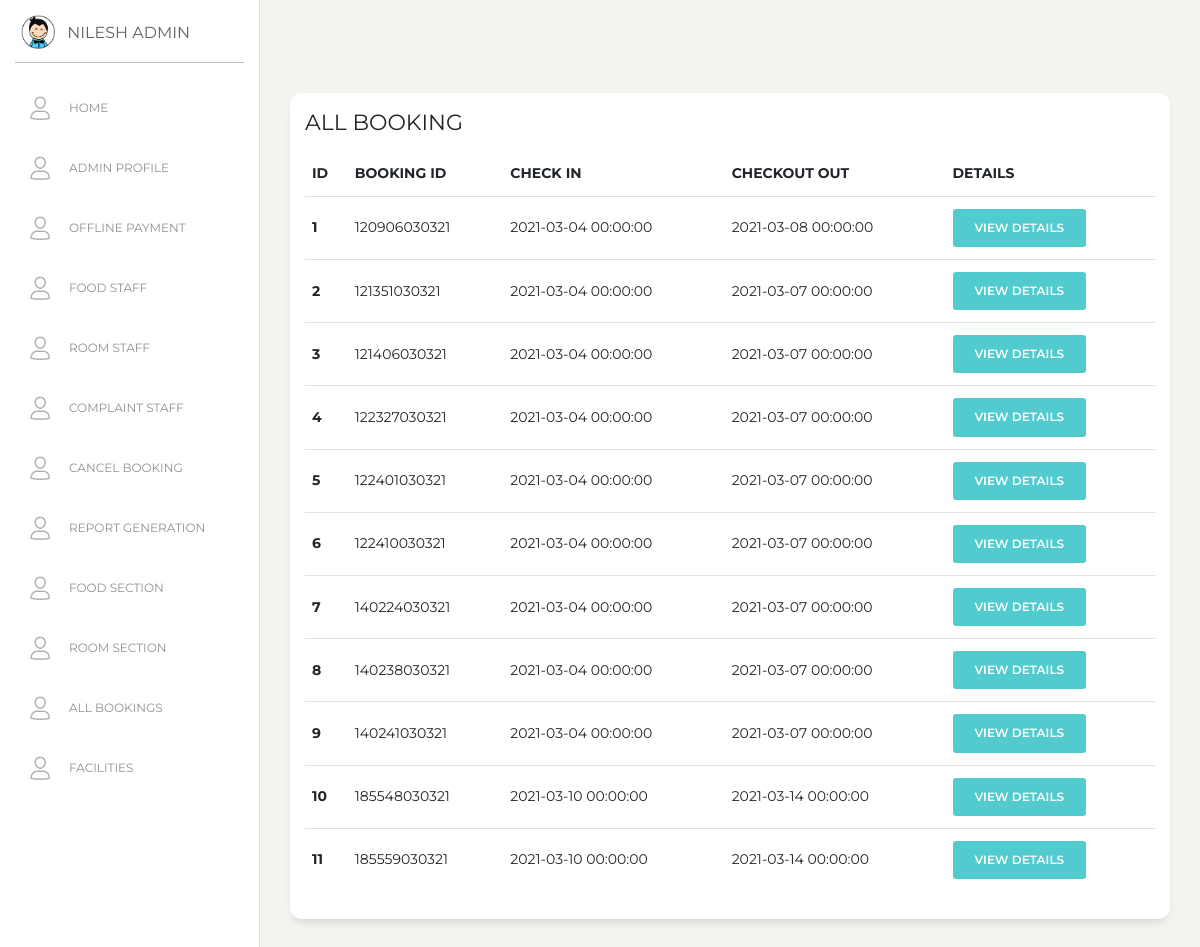
Before: /staff/allbookings.php (signed in) with the older database file.
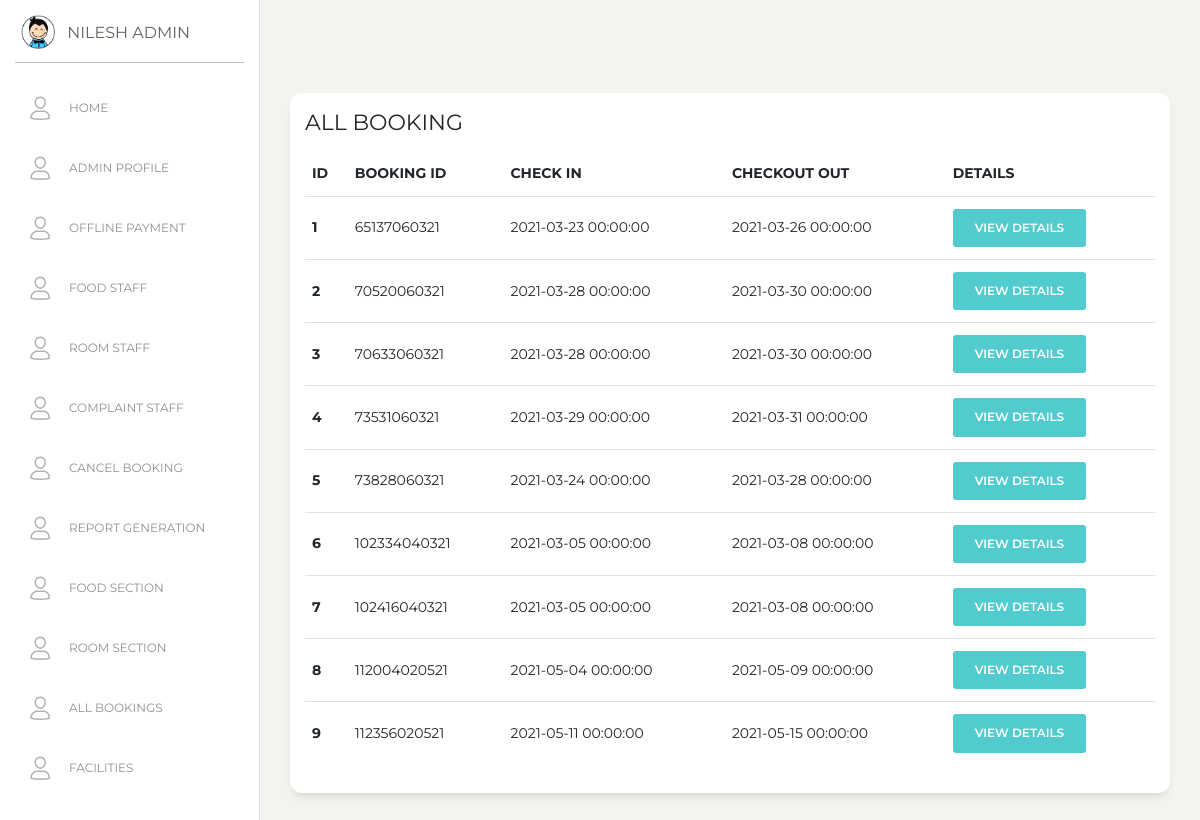
After: the same page with the newer database file.
### tables this page shows
CREATE TABLE `bookings` (
  `B_ID` bigint NOT NULL,
  `B_CHECK_IN_DATE` datetime NOT NULL,
  `B_CHECK_OUT_DATE` datetime NOT NULL,
  `NUM_OF_ADULT` int NOT NULL,
  `NUM_OF_CHILD` int NOT NULL,
  `B_CREATION_DATE` timestamp NOT NULL DEFAULT CURRENT_TIMESTAMP,
  `C_ID` bigint NOT NULL,
  `ROOM_ID` varchar(500) NOT NULL,
  `status` varchar(255) DEFAULT 'pending',
  `cancel_request` enum('0','1') NOT NULL DEFAULT '0',
  PRIMARY KEY (`B_ID`)
);

### staff/allbookings.php (the view, shortened to what this page needs)
<?php
include '../connection.php';
?>
<!DOCTYPE html>
<html lang="en">
<head>
    <link href="https://maxcdn.bootstrapcdn.com/font-awesome/latest/css/font-awesome.min.css" rel="stylesheet">
    <link href="../assets/css/bootstrap.min.css" rel="stylesheet" />
    <link href="../assets/css/paper-dashboard.css?v=2.0.1" rel="stylesheet" />
    <link href="../assets/demo/demo.css" rel="stylesheet" />
    <link rel="stylesheet" href="https://cdn.datatables.net/1.10.23/css/dataTables.bootstrap4.min.css">
</head>
<body>
    <div class="wrapper ">
        <?php include_once '../partials/sidebar.php' ?>
        <div class="main-panel">
            <div class="content">
                <div class="row">
                    <div class="col-lg-12">
                        <div class="card">
                            <div class="card-body">
                                <h5 class="card-title">ALL BOOKING</h5>
                                <div class="table-responsive">
                                    <table class="table table-centered table-nowrap table-hover mb-0" id="bookings">
                                        <thead>
                                            <tr>
                                                <th>ID</th>
                                                <th>Booking ID</th>
                                                <th>Check IN</th>
                                                <th>Checkout Out</th>
                                                <th>Details</th>
                                            </tr>
                                        </thead>
                                        <tbody>
                                            <?php $sql = "SELECT `B_ID`, `B_CHECK_IN_DATE`, `B_CHECK_OUT_DATE` FROM `bookings`";
                                            $result = mysqli_query($conn, $sql);
                                            $i=1;
                                            while ($data = mysqli_fetch_assoc($result)) { ?>
                                                <tr>
                                                    <th><?php echo $i;?></th>
                                                    <td><?php echo $data['B_ID'] ?></td>
                                                    <td><?php echo $data['B_CHECK_IN_DATE'] ?></td>
                                                    <td><?php echo $data['B_CHECK_OUT_DATE'] ?></td>
                                                    <td><a href="./bookingdetails.php?bid=<?php echo $data['B_ID']?>" class="btn btn-primary">View Details</a></td>
                                                </tr>
                                            <?php
                                            $i++;
                                        } ?>
                                        </tbody>
                                    </table>
                                </div>
                            </div>
                        </div>
                    </div>
                </div>
            </div>
        </div>
    </div>
</body>
</html>

Changed rows visible on the page:
removed bookings: B_ID "120906030321", B_CHECK_IN_DATE "2021-03-04 00:00:00", B_CHECK_OUT_DATE "2021-03-08 00:00:00"
removed bookings: B_ID "121351030321", B_CHECK_IN_DATE "2021-03-04 00:00:00", B_CHECK_OUT_DATE "2021-03-07 00:00:00"
removed bookings: B_ID "121406030321", B_CHECK_IN_DATE "2021-03-04 00:00:00", B_CHECK_OUT_DATE "2021-03-07 00:00:00"
removed bookings: B_ID "122327030321", B_CHECK_IN_DATE "2021-03-04 00:00:00", B_CHECK_OUT_DATE "2021-03-07 00:00:00"
removed bookings: B_ID "122401030321", B_CHECK_IN_DATE "2021-03-04 00:00:00", B_CHECK_OUT_DATE "2021-03-07 00:00:00"
removed bookings: B_ID "122410030321", B_CHECK_IN_DATE "2021-03-04 00:00:00", B_CHECK_OUT_DATE "2021-03-07 00:00:00"
removed bookings: B_ID "140224030321", B_CHECK_IN_DATE "2021-03-04 00:00:00", B_CHECK_OUT_DATE "2021-03-07 00:00:00"
removed bookings: B_ID "140238030321", B_CHECK_IN_DATE "2021-03-04 00:00:00", B_CHECK_OUT_DATE "2021-03-07 00:00:00"
removed bookings: B_ID "140241030321", B_CHECK_IN_DATE "2021-03-04 00:00:00", B_CHECK_OUT_DATE "2021-03-07 00:00:00"
removed bookings: B_ID "185548030321", B_CHECK_IN_DATE "2021-03-10 00:00:00", B_CHECK_OUT_DATE "2021-03-14 00:00:00"
removed bookings: B_ID "185559030321", B_CHECK_IN_DATE "2021-03-10 00:00:00", B_CHECK_OUT_DATE "2021-03-14 00:00:00"
added bookings: B_ID "65137060321", B_CHECK_IN_DATE "2021-03-23 00:00:00", B_CHECK_OUT_DATE "2021-03-26 00:00:00"
added bookings: B_ID "70520060321", B_CHECK_IN_DATE "2021-03-28 00:00:00", B_CHECK_OUT_DATE "2021-03-30 00:00:00"
added bookings: B_ID "70633060321", B_CHECK_IN_DATE "2021-03-28 00:00:00", B_CHECK_OUT_DATE "2021-03-30 00:00:00"
added bookings: B_ID "73531060321", B_CHECK_IN_DATE "2021-03-29 00:00:00", B_CHECK_OUT_DATE "2021-03-31 00:00:00"
added bookings: B_ID "73828060321", B_CHECK_IN_DATE "2021-03-24 00:00:00", B_CHECK_OUT_DATE "2021-03-28 00:00:00"
added bookings: B_ID "102334040321", B_CHECK_IN_DATE "2021-03-05 00:00:00", B_CHECK_OUT_DATE "2021-03-08 00:00:00"
added bookings: B_ID "102416040321", B_CHECK_IN_DATE "2021-03-05 00:00:00", B_CHECK_OUT_DATE "2021-03-08 00:00:00"
added bookings: B_ID "112004020521", B_CHECK_IN_DATE "2021-05-04 00:00:00", B_CHECK_OUT_DATE "2021-05-09 00:00:00"
added bookings: B_ID "112356020521", B_CHECK_IN_DATE "2021-05-11 00:00:00", B_CHECK_OUT_DATE "2021-05-15 00:00:00"
